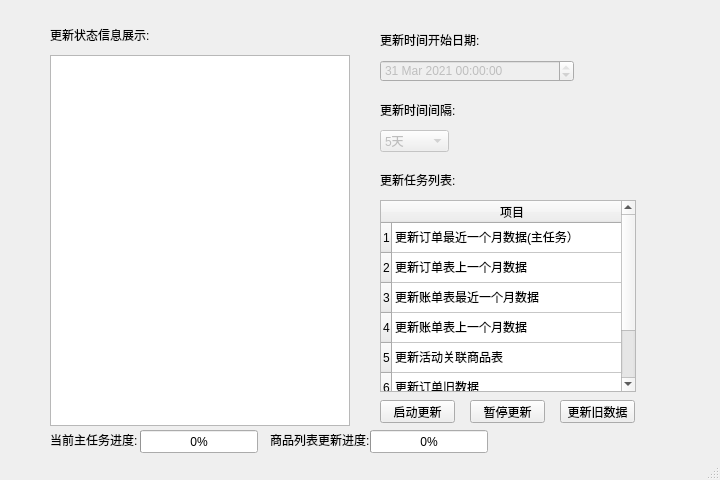
<?xml version="1.0" encoding="UTF-8"?>
<ui version="4.0">
 <class>KSUpdate</class>
 <widget class="QMainWindow" name="KSUpdate">
  <property name="enabled">
   <bool>true</bool>
  </property>
  <property name="geometry">
   <rect>
    <x>0</x>
    <y>0</y>
    <width>720</width>
    <height>480</height>
   </rect>
  </property>
  <property name="minimumSize">
   <size>
    <width>720</width>
    <height>480</height>
   </size>
  </property>
  <property name="windowTitle">
   <string>学创快手招商系统数据库更新器</string>
  </property>
  <property name="windowIcon">
   <iconset>
    <normaloff>../ks/xc_logo.png</normaloff>../ks/xc_logo.png</iconset>
  </property>
  <property name="windowOpacity">
   <double>1.000000000000000</double>
  </property>
  <widget class="QWidget" name="centralwidget">
   <widget class="QLabel" name="label_message">
    <property name="geometry">
     <rect>
      <x>50</x>
      <y>25</y>
      <width>111</width>
      <height>20</height>
     </rect>
    </property>
    <property name="text">
     <string>更新状态信息展示:</string>
    </property>
   </widget>
   <widget class="QTextBrowser" name="textBrowser">
    <property name="geometry">
     <rect>
      <x>50</x>
      <y>55</y>
      <width>300</width>
      <height>371</height>
     </rect>
    </property>
   </widget>
   <widget class="QDateTimeEdit" name="dateTimeEdit">
    <property name="enabled">
     <bool>false</bool>
    </property>
    <property name="geometry">
     <rect>
      <x>380</x>
      <y>60</y>
      <width>194</width>
      <height>22</height>
     </rect>
    </property>
    <property name="dateTime">
     <datetime>
      <hour>0</hour>
      <minute>0</minute>
      <second>0</second>
      <year>2021</year>
      <month>3</month>
      <day>31</day>
     </datetime>
    </property>
   </widget>
   <widget class="QLabel" name="label_endtime">
    <property name="geometry">
     <rect>
      <x>380</x>
      <y>30</y>
      <width>111</width>
      <height>20</height>
     </rect>
    </property>
    <property name="text">
     <string>更新时间开始日期:</string>
    </property>
   </widget>
   <widget class="QLabel" name="label_time">
    <property name="geometry">
     <rect>
      <x>380</x>
      <y>100</y>
      <width>111</width>
      <height>20</height>
     </rect>
    </property>
    <property name="text">
     <string>更新时间间隔:</string>
    </property>
   </widget>
   <widget class="QComboBox" name="comboBox">
    <property name="enabled">
     <bool>false</bool>
    </property>
    <property name="geometry">
     <rect>
      <x>380</x>
      <y>130</y>
      <width>69</width>
      <height>22</height>
     </rect>
    </property>
    <item>
     <property name="text">
      <string>5天</string>
     </property>
    </item>
   </widget>
   <widget class="QPushButton" name="pushButton_stop">
    <property name="geometry">
     <rect>
      <x>470</x>
      <y>400</y>
      <width>75</width>
      <height>23</height>
     </rect>
    </property>
    <property name="text">
     <string>暂停更新</string>
    </property>
   </widget>
   <widget class="QPushButton" name="pushButton_start">
    <property name="geometry">
     <rect>
      <x>380</x>
      <y>400</y>
      <width>75</width>
      <height>23</height>
     </rect>
    </property>
    <property name="text">
     <string>启动更新</string>
    </property>
   </widget>
   <widget class="QTableWidget" name="tableWidget">
    <property name="enabled">
     <bool>true</bool>
    </property>
    <property name="geometry">
     <rect>
      <x>380</x>
      <y>200</y>
      <width>256</width>
      <height>192</height>
     </rect>
    </property>
    <attribute name="horizontalHeaderDefaultSectionSize">
     <number>240</number>
    </attribute>
    <row>
     <property name="text">
      <string>1</string>
     </property>
    </row>
    <row>
     <property name="text">
      <string>2</string>
     </property>
    </row>
    <row>
     <property name="text">
      <string>3</string>
     </property>
    </row>
    <row>
     <property name="text">
      <string>4</string>
     </property>
    </row>
    <row>
     <property name="text">
      <string>5</string>
     </property>
    </row>
    <row>
     <property name="text">
      <string>6</string>
     </property>
    </row>
    <row>
     <property name="text">
      <string>7</string>
     </property>
    </row>
    <column>
     <property name="text">
      <string>项目</string>
     </property>
     <property name="textAlignment">
      <set>AlignCenter</set>
     </property>
     <property name="foreground">
      <brush brushstyle="SolidPattern">
       <color alpha="255">
        <red>0</red>
        <green>0</green>
        <blue>0</blue>
       </color>
      </brush>
     </property>
    </column>
    <item row="0" column="0">
     <property name="text">
      <string>更新订单最近一个月数据(主任务）</string>
     </property>
     <property name="background">
      <brush brushstyle="NoBrush">
       <color alpha="255">
        <red>0</red>
        <green>0</green>
        <blue>0</blue>
       </color>
      </brush>
     </property>
     <property name="flags">
      <set>ItemIsSelectable|ItemIsDragEnabled|ItemIsDropEnabled|ItemIsUserCheckable|ItemIsEnabled</set>
     </property>
    </item>
    <item row="1" column="0">
     <property name="text">
      <string>更新订单表上一个月数据</string>
     </property>
     <property name="flags">
      <set>ItemIsSelectable|ItemIsDragEnabled|ItemIsDropEnabled|ItemIsUserCheckable|ItemIsEnabled</set>
     </property>
    </item>
    <item row="2" column="0">
     <property name="text">
      <string>更新账单表最近一个月数据</string>
     </property>
     <property name="flags">
      <set>ItemIsSelectable|ItemIsDragEnabled|ItemIsDropEnabled|ItemIsUserCheckable|ItemIsEnabled</set>
     </property>
    </item>
    <item row="3" column="0">
     <property name="text">
      <string>更新账单表上一个月数据</string>
     </property>
     <property name="flags">
      <set>ItemIsSelectable|ItemIsDragEnabled|ItemIsDropEnabled|ItemIsUserCheckable|ItemIsEnabled</set>
     </property>
    </item>
    <item row="4" column="0">
     <property name="text">
      <string>更新活动关联商品表</string>
     </property>
     <property name="flags">
      <set>ItemIsSelectable|ItemIsDragEnabled|ItemIsDropEnabled|ItemIsUserCheckable|ItemIsEnabled</set>
     </property>
    </item>
    <item row="5" column="0">
     <property name="text">
      <string>更新订单旧数据</string>
     </property>
     <property name="flags">
      <set>ItemIsSelectable|ItemIsDragEnabled|ItemIsDropEnabled|ItemIsUserCheckable|ItemIsEnabled</set>
     </property>
    </item>
    <item row="6" column="0">
     <property name="text">
      <string>更新账单旧数据</string>
     </property>
     <property name="flags">
      <set>ItemIsSelectable|ItemIsDragEnabled|ItemIsDropEnabled|ItemIsUserCheckable|ItemIsEnabled</set>
     </property>
    </item>
   </widget>
   <widget class="QLabel" name="label_table">
    <property name="geometry">
     <rect>
      <x>380</x>
      <y>170</y>
      <width>111</width>
      <height>20</height>
     </rect>
    </property>
    <property name="text">
     <string>更新任务列表:</string>
    </property>
   </widget>
   <widget class="QProgressBar" name="progressBar">
    <property name="geometry">
     <rect>
      <x>140</x>
      <y>430</y>
      <width>118</width>
      <height>23</height>
     </rect>
    </property>
    <property name="value">
     <number>0</number>
    </property>
   </widget>
   <widget class="QLabel" name="label_message_2">
    <property name="geometry">
     <rect>
      <x>50</x>
      <y>430</y>
      <width>91</width>
      <height>20</height>
     </rect>
    </property>
    <property name="text">
     <string>当前主任务进度:</string>
    </property>
   </widget>
   <widget class="QPushButton" name="pushButton_update_other">
    <property name="geometry">
     <rect>
      <x>560</x>
      <y>400</y>
      <width>75</width>
      <height>23</height>
     </rect>
    </property>
    <property name="text">
     <string>更新旧数据</string>
    </property>
   </widget>
   <widget class="QProgressBar" name="progressBar_item">
    <property name="geometry">
     <rect>
      <x>370</x>
      <y>430</y>
      <width>118</width>
      <height>23</height>
     </rect>
    </property>
    <property name="value">
     <number>0</number>
    </property>
   </widget>
   <widget class="QLabel" name="label_message_3">
    <property name="geometry">
     <rect>
      <x>270</x>
      <y>430</y>
      <width>111</width>
      <height>20</height>
     </rect>
    </property>
    <property name="text">
     <string>商品列表更新进度:</string>
    </property>
   </widget>
  </widget>
  <widget class="QStatusBar" name="statusbar"/>
 </widget>
 <resources/>
 <connections/>
</ui>
